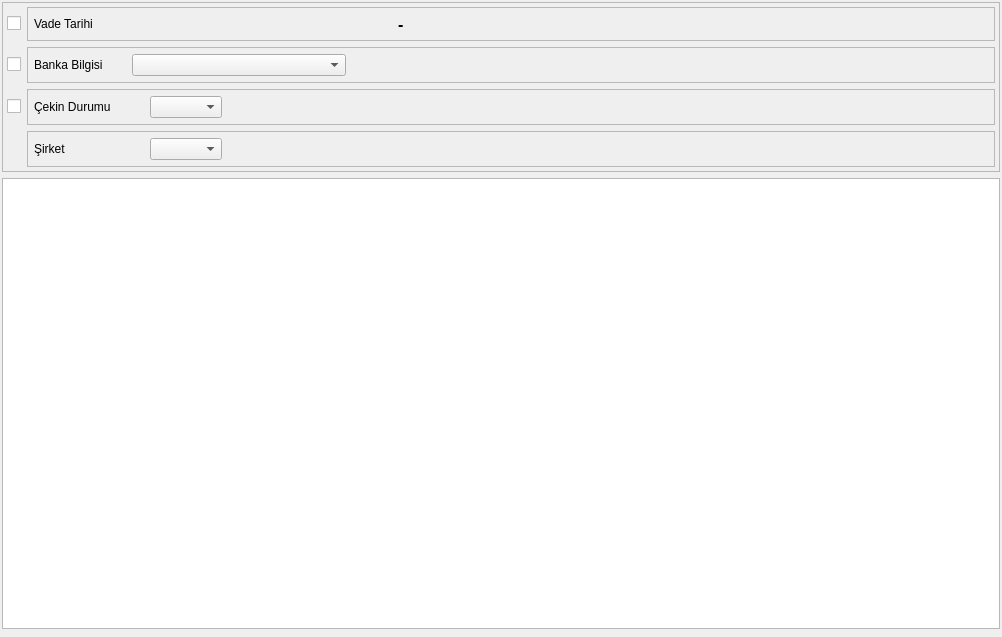
<?xml version="1.0" encoding="UTF-8"?>
<ui version="4.0">
 <class>CEK_SENET_ARAMA</class>
 <widget class="QDialog" name="CEK_SENET_ARAMA">
  <property name="geometry">
   <rect>
    <x>0</x>
    <y>0</y>
    <width>1002</width>
    <height>637</height>
   </rect>
  </property>
  <property name="sizePolicy">
   <sizepolicy hsizetype="Expanding" vsizetype="Expanding">
    <horstretch>0</horstretch>
    <verstretch>0</verstretch>
   </sizepolicy>
  </property>
  <property name="windowTitle">
   <string>Çek / Senet Arama</string>
  </property>
  <layout class="QGridLayout" name="gridLayout_6" rowstretch="20,0,0" columnstretch="40,0">
   <property name="margin">
    <number>2</number>
   </property>
   <item row="0" column="0" colspan="2">
    <widget class="QFrame" name="main_frame">
     <property name="sizePolicy">
      <sizepolicy hsizetype="Expanding" vsizetype="Fixed">
       <horstretch>0</horstretch>
       <verstretch>0</verstretch>
      </sizepolicy>
     </property>
     <property name="minimumSize">
      <size>
       <width>0</width>
       <height>0</height>
      </size>
     </property>
     <property name="frameShape">
      <enum>QFrame::StyledPanel</enum>
     </property>
     <property name="frameShadow">
      <enum>QFrame::Sunken</enum>
     </property>
     <property name="lineWidth">
      <number>0</number>
     </property>
     <layout class="QGridLayout" name="gridLayout_2" rowstretch="1,0,0,0">
      <property name="margin">
       <number>4</number>
      </property>
      <item row="0" column="0">
       <widget class="QCheckBox" name="checkbox_vade_tarihi">
        <property name="sizePolicy">
         <sizepolicy hsizetype="Fixed" vsizetype="Fixed">
          <horstretch>0</horstretch>
          <verstretch>0</verstretch>
         </sizepolicy>
        </property>
        <property name="text">
         <string/>
        </property>
       </widget>
      </item>
      <item row="0" column="1">
       <widget class="QFrame" name="date_frame">
        <property name="sizePolicy">
         <sizepolicy hsizetype="Expanding" vsizetype="Fixed">
          <horstretch>0</horstretch>
          <verstretch>0</verstretch>
         </sizepolicy>
        </property>
        <property name="frameShape">
         <enum>QFrame::StyledPanel</enum>
        </property>
        <property name="frameShadow">
         <enum>QFrame::Raised</enum>
        </property>
        <layout class="QGridLayout" name="gridLayout" columnstretch="1,15,1,15,10">
         <property name="margin">
          <number>6</number>
         </property>
         <item row="0" column="0">
          <widget class="QLabel" name="label_baslangic_trh">
           <property name="sizePolicy">
            <sizepolicy hsizetype="Fixed" vsizetype="Fixed">
             <horstretch>0</horstretch>
             <verstretch>0</verstretch>
            </sizepolicy>
           </property>
           <property name="minimumSize">
            <size>
             <width>110</width>
             <height>0</height>
            </size>
           </property>
           <property name="text">
            <string>Vade Tarihi</string>
           </property>
          </widget>
         </item>
         <item row="0" column="1">
          <widget class="QAdakDate" name="adak_date_vade_bas_tarihi">
           <property name="minimumSize">
            <size>
             <width>242</width>
             <height>0</height>
            </size>
           </property>
           <property name="maximumSize">
            <size>
             <width>242</width>
             <height>16777215</height>
            </size>
           </property>
           <property name="whatsThis">
            <string>Tarih WidgetÄ± </string>
           </property>
           <property name="QAdakDate" stdset="0">
            <rect>
             <x>0</x>
             <y>0</y>
             <width>100</width>
             <height>100</height>
            </rect>
           </property>
          </widget>
         </item>
         <item row="0" column="2">
          <widget class="QLabel" name="label">
           <property name="sizePolicy">
            <sizepolicy hsizetype="Fixed" vsizetype="Ignored">
             <horstretch>0</horstretch>
             <verstretch>0</verstretch>
            </sizepolicy>
           </property>
           <property name="font">
            <font>
             <pointsize>12</pointsize>
             <weight>75</weight>
             <bold>true</bold>
            </font>
           </property>
           <property name="text">
            <string>-</string>
           </property>
          </widget>
         </item>
         <item row="0" column="3">
          <widget class="QAdakDate" name="adak_date_vade_bts_tarihi">
           <property name="minimumSize">
            <size>
             <width>242</width>
             <height>0</height>
            </size>
           </property>
           <property name="maximumSize">
            <size>
             <width>242</width>
             <height>16777215</height>
            </size>
           </property>
           <property name="whatsThis">
            <string>Tarih WidgetÄ± </string>
           </property>
           <property name="QAdakDate" stdset="0">
            <rect>
             <x>0</x>
             <y>0</y>
             <width>100</width>
             <height>100</height>
            </rect>
           </property>
          </widget>
         </item>
         <item row="0" column="4">
          <spacer name="horizontalSpacer_8">
           <property name="orientation">
            <enum>Qt::Horizontal</enum>
           </property>
           <property name="sizeHint" stdset="0">
            <size>
             <width>40</width>
             <height>20</height>
            </size>
           </property>
          </spacer>
         </item>
        </layout>
       </widget>
      </item>
      <item row="1" column="0">
       <widget class="QCheckBox" name="checkbox_banka_bilgisi">
        <property name="sizePolicy">
         <sizepolicy hsizetype="Fixed" vsizetype="Fixed">
          <horstretch>0</horstretch>
          <verstretch>0</verstretch>
         </sizepolicy>
        </property>
        <property name="text">
         <string/>
        </property>
       </widget>
      </item>
      <item row="1" column="1">
       <widget class="QFrame" name="banka_bilgisi_frame">
        <property name="sizePolicy">
         <sizepolicy hsizetype="Minimum" vsizetype="Fixed">
          <horstretch>0</horstretch>
          <verstretch>0</verstretch>
         </sizepolicy>
        </property>
        <property name="frameShape">
         <enum>QFrame::StyledPanel</enum>
        </property>
        <property name="frameShadow">
         <enum>QFrame::Raised</enum>
        </property>
        <layout class="QGridLayout" name="gridLayout_3" columnstretch="1,10,30">
         <property name="margin">
          <number>6</number>
         </property>
         <item row="0" column="0">
          <widget class="QLabel" name="label_fis_turu">
           <property name="sizePolicy">
            <sizepolicy hsizetype="Fixed" vsizetype="Fixed">
             <horstretch>0</horstretch>
             <verstretch>0</verstretch>
            </sizepolicy>
           </property>
           <property name="text">
            <string>Banka Bilgisi       </string>
           </property>
          </widget>
         </item>
         <item row="0" column="1">
          <widget class="QComboBox" name="combobox_banka_ismi">
           <property name="sizePolicy">
            <sizepolicy hsizetype="Minimum" vsizetype="Fixed">
             <horstretch>0</horstretch>
             <verstretch>0</verstretch>
            </sizepolicy>
           </property>
           <property name="sizeAdjustPolicy">
            <enum>QComboBox::AdjustToMinimumContentsLength</enum>
           </property>
          </widget>
         </item>
         <item row="0" column="2">
          <spacer name="horizontalSpacer_2">
           <property name="orientation">
            <enum>Qt::Horizontal</enum>
           </property>
           <property name="sizeHint" stdset="0">
            <size>
             <width>40</width>
             <height>20</height>
            </size>
           </property>
          </spacer>
         </item>
        </layout>
       </widget>
      </item>
      <item row="2" column="0">
       <widget class="QCheckBox" name="checkbox_cekin_durumu">
        <property name="sizePolicy">
         <sizepolicy hsizetype="Fixed" vsizetype="Fixed">
          <horstretch>0</horstretch>
          <verstretch>0</verstretch>
         </sizepolicy>
        </property>
        <property name="text">
         <string/>
        </property>
       </widget>
      </item>
      <item row="2" column="1">
       <widget class="QFrame" name="cekin_durumu_frame">
        <property name="sizePolicy">
         <sizepolicy hsizetype="Preferred" vsizetype="Fixed">
          <horstretch>0</horstretch>
          <verstretch>0</verstretch>
         </sizepolicy>
        </property>
        <property name="frameShape">
         <enum>QFrame::StyledPanel</enum>
        </property>
        <property name="frameShadow">
         <enum>QFrame::Raised</enum>
        </property>
        <layout class="QGridLayout" name="gridLayout_4" columnstretch="1,0,0">
         <property name="margin">
          <number>6</number>
         </property>
         <item row="0" column="0">
          <widget class="QLabel" name="label_fis_turu_2">
           <property name="sizePolicy">
            <sizepolicy hsizetype="Fixed" vsizetype="Fixed">
             <horstretch>0</horstretch>
             <verstretch>0</verstretch>
            </sizepolicy>
           </property>
           <property name="minimumSize">
            <size>
             <width>110</width>
             <height>0</height>
            </size>
           </property>
           <property name="text">
            <string>Çekin Durumu</string>
           </property>
          </widget>
         </item>
         <item row="0" column="1">
          <widget class="QComboBox" name="combobox_cekin_durumu">
           <property name="sizePolicy">
            <sizepolicy hsizetype="Minimum" vsizetype="Fixed">
             <horstretch>0</horstretch>
             <verstretch>0</verstretch>
            </sizepolicy>
           </property>
           <property name="frame">
            <bool>true</bool>
           </property>
          </widget>
         </item>
         <item row="0" column="2">
          <spacer name="horizontalSpacer_14">
           <property name="orientation">
            <enum>Qt::Horizontal</enum>
           </property>
           <property name="sizeHint" stdset="0">
            <size>
             <width>141</width>
             <height>15</height>
            </size>
           </property>
          </spacer>
         </item>
        </layout>
       </widget>
      </item>
      <item row="3" column="1">
       <widget class="QFrame" name="frame">
        <property name="sizePolicy">
         <sizepolicy hsizetype="Preferred" vsizetype="Fixed">
          <horstretch>0</horstretch>
          <verstretch>0</verstretch>
         </sizepolicy>
        </property>
        <property name="frameShape">
         <enum>QFrame::StyledPanel</enum>
        </property>
        <property name="frameShadow">
         <enum>QFrame::Raised</enum>
        </property>
        <layout class="QGridLayout" name="gridLayout_5" columnstretch="1,0,0">
         <property name="margin">
          <number>6</number>
         </property>
         <item row="0" column="0">
          <widget class="QLabel" name="label_sirket">
           <property name="sizePolicy">
            <sizepolicy hsizetype="Fixed" vsizetype="Fixed">
             <horstretch>0</horstretch>
             <verstretch>0</verstretch>
            </sizepolicy>
           </property>
           <property name="minimumSize">
            <size>
             <width>110</width>
             <height>0</height>
            </size>
           </property>
           <property name="text">
            <string>Şirket</string>
           </property>
          </widget>
         </item>
         <item row="0" column="1">
          <widget class="QComboBox" name="combobox_sirket_filtresi">
           <property name="sizePolicy">
            <sizepolicy hsizetype="Minimum" vsizetype="Fixed">
             <horstretch>0</horstretch>
             <verstretch>0</verstretch>
            </sizepolicy>
           </property>
          </widget>
         </item>
         <item row="0" column="2">
          <spacer name="horizontalSpacer_16">
           <property name="orientation">
            <enum>Qt::Horizontal</enum>
           </property>
           <property name="sizeHint" stdset="0">
            <size>
             <width>141</width>
             <height>15</height>
            </size>
           </property>
          </spacer>
         </item>
        </layout>
       </widget>
      </item>
     </layout>
    </widget>
   </item>
   <item row="2" column="0" colspan="2">
    <widget class="QWidget" name="widget_batch_buttons" native="true">
     <property name="sizePolicy">
      <sizepolicy hsizetype="Expanding" vsizetype="Fixed">
       <horstretch>0</horstretch>
       <verstretch>0</verstretch>
      </sizepolicy>
     </property>
    </widget>
   </item>
   <item row="1" column="0" colspan="2">
    <widget class="QTableWidget" name="tableWidget">
     <property name="minimumSize">
      <size>
       <width>0</width>
       <height>0</height>
      </size>
     </property>
    </widget>
   </item>
  </layout>
 </widget>
 <customwidgets>
  <customwidget>
   <class>QAdakDate</class>
   <extends>QWidget</extends>
   <header>QAdakDate.h</header>
  </customwidget>
 </customwidgets>
 <tabstops>
  <tabstop>checkbox_vade_tarihi</tabstop>
  <tabstop>adak_date_vade_bas_tarihi</tabstop>
  <tabstop>adak_date_vade_bts_tarihi</tabstop>
  <tabstop>checkbox_banka_bilgisi</tabstop>
  <tabstop>combobox_banka_ismi</tabstop>
  <tabstop>checkbox_cekin_durumu</tabstop>
  <tabstop>combobox_cekin_durumu</tabstop>
  <tabstop>combobox_sirket_filtresi</tabstop>
  <tabstop>tableWidget</tabstop>
 </tabstops>
 <resources/>
 <connections/>
</ui>
